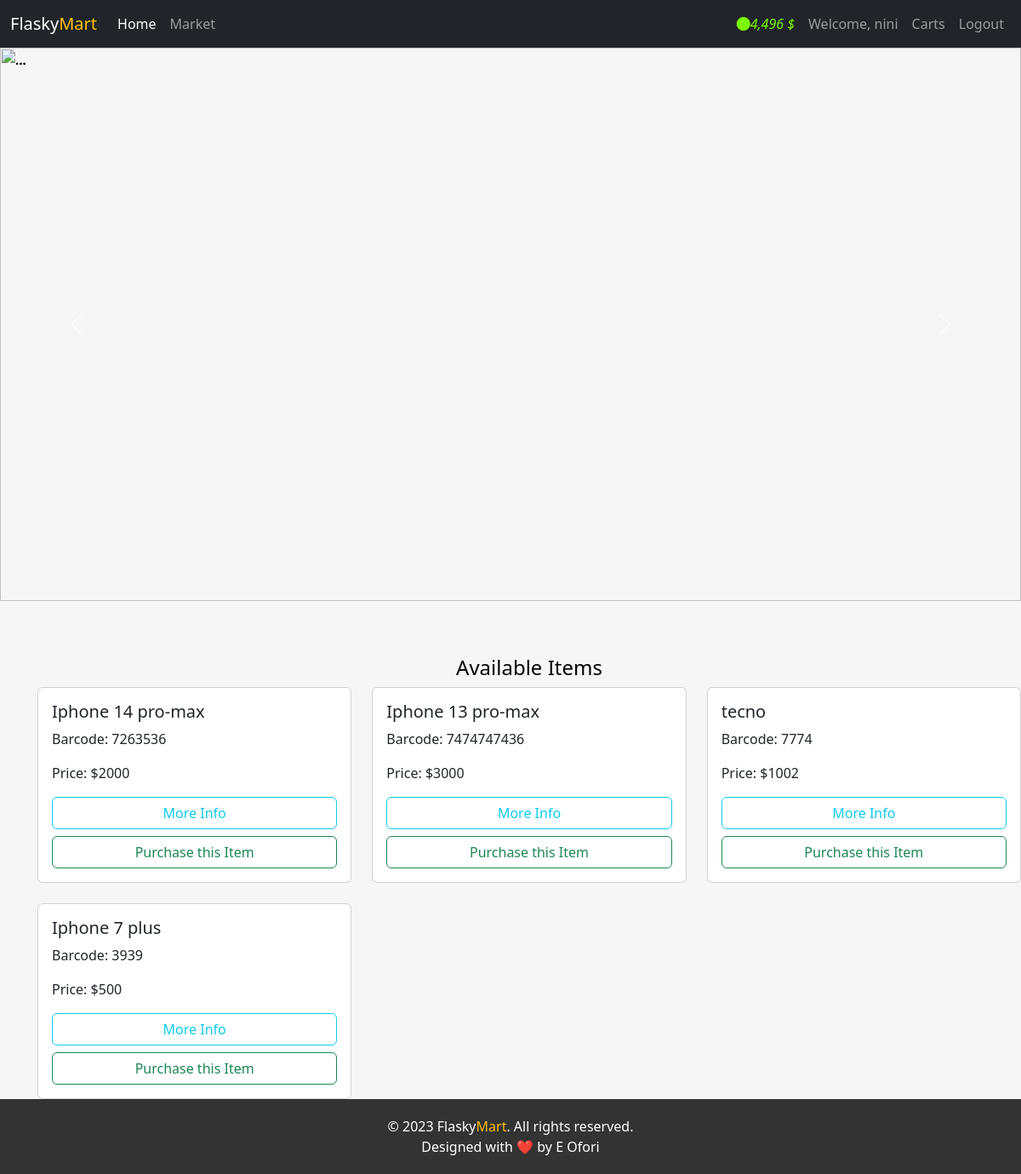
Page /market (signed in) on the committed database.
### market/models.py (models this page shows, shortened)
class users(db.Model, UserMixin):
    id = db.Column(db.Integer, primary_key=True)
    username = db.Column(db.String(30), nullable=False, unique=True)
    email = db.Column(db.String(50), nullable=False, unique=True)
    password = db.Column(db.String(20), nullable=False, unique=True)
    budget = db.Column(db.Integer, nullable=False, default=10000)
    items = db.relationship('items', backref='owned_user', lazy=True)
    @property
    def budget_prettier(self):
        myBudget_string = str(self.budget)
        if len(myBudget_string) >= 4:
            return f'{myBudget_string[:-3]},{myBudget_string[-3:]} $'
        else:
            return f'{myBudget_string}'
    @property
    def pass_word(self):
        return self.password

class items(db.Model):
    id = db.Column(db.Integer, primary_key=True)
    name = db.Column(db.String(30), nullable=False, unique=True)
    barcode = db.Column(db.String(12), nullable=False, unique=True)
    price = db.Column(db.Integer, nullable=False)
    description = db.Column(db.String(length=1000),
                            nullable=False, unique=True)
    owner = db.Column(db.Integer, db.ForeignKey('users.id'))

### market/routes.py (the view, shortened to what this page needs)
@app.route('/market', methods=['GET', 'POST'])
@login_required
def market_page():
    purchase_form =PurchaseItemForm()
    selling_form = SellItemForm()
    if request.method == "GET":
        item = items.query.all()
        owned_items = items.query.filter_by(owner =current_user.id)
        return render_template('market.html', items=item, dollar='$', current_user=current_user, purchase_form = purchase_form, selling_form=selling_form, owned_items=owned_items)

### market/models.py (called while the page is built)
@login_manager.user_loader
def load_user(user_id):
    return users.query.get(int(user_id))

### market/templates/market.html (shortened to what this page needs)
{%extends 'base.html'%}
{%block content%}
<div id="carouselExampleInterval" class="carousel slide" data-bs-ride="carousel">
  <div class="carousel-inner">
    <div class="carousel-item active" data-bs-interval="3000">
    </div>
    <div class="carousel-item active" data-bs-interval="3000">
    </div>
    <div class="carousel-item active" data-bs-interval="3000">
    </div>
    <div class="carousel-item active" data-bs-interval="3000">
      <img src="{{url_for('static', filename='mart4.jpg')}}" class="d-block mart-image-height" alt="...">
    </div>
  </div>
  <button class="carousel-control-prev" type="button" data-bs-target="#carouselExampleInterval" data-bs-slide="prev">
    <span class="carousel-control-prev-icon" aria-hidden="true"></span>
  </button>
  <button class="carousel-control-next" type="button" data-bs-target="#carouselExampleInterval" data-bs-slide="next">
    <span class="carousel-control-next-icon" aria-hidden="true"></span>
  </button>
</div>
<div class="row mart-table">
  <div class="market-container">
    <h4 align='center'>Available Items</h4>
    <div class="row row-cols-1 row-cols-md-3 g-4">
      {% for item in items %}
        <div class="col">
          <div class="card">
            <div class="card-body">
              <h5 class="card-title">{{ item.name }}</h5>
              <p class="card-text">Barcode: {{ item.barcode }}</p>
              <p class="card-text">Price: {{ dollar }}{{ item.price }}</p>
              <div class="d-grid gap-2">
                <button class="btn btn-outline-info" data-bs-toggle='modal' data-bs-target='#Modal-MoreInfo-{{ item.id }}'>More Info</button>
                <button class="btn btn-outline-success" data-bs-toggle='modal' data-bs-target='#Modal-PurchaseConfirm-{{ item.id }}'>Purchase this Item</button>
              </div>
            </div>
          </div>
        </div>
      {% endfor %}
    </div>
  </div>
</div>
<footer class="footer">
  <p>&copy; 2023 Flasky<span class="text-warning">Mart</span>. All rights reserved.</p>
  <p>Designed with ❤️ by <a href="https://www.linkedin.com/in/emmanuel-ofori-97439122b/" target="_blank">E Ofori</a></p>
</footer>
{%endblock%}

### market/templates/base.html (shortened to what this page needs)
<html lang="en">
  <head>
    <link rel="stylesheet" href="{{url_for('static', filename='css/bootstrap.min.css')}}" />
    <link rel="stylesheet" href="https://cdn.jsdelivr.net/npm/bootstrap-icons@1.3.0/font/bootstrap-icons.css">
    <link rel="stylesheet" href="{{url_for('static', filename='styles.css')}}"/>
</head>
  <body class='body'>
    <nav class="navbar navbar-expand-lg navbar-dark bg-dark">
      <div class="container-fluid">
        <a class="navbar-brand" href="{{url_for('home_page')}}">Flasky<span class="text-warning">Mart</span></a>
        <div class="collapse navbar-collapse" id="navbarSupportedContent">
          <ul class="navbar-nav me-auto mb-2 mb-lg-0">
            <li class="nav-item">
              <a class="nav-link active" aria-current="page" href="{{url_for('home_page')}}">Home</a>
            </li>
            <li class="nav-item">
              <a class="nav-link" href="{{url_for('market_page')}}">Market</a>
            </li>
          </ul>
          {% if current_user.is_authenticated %}
            <ul class="navbar-nav">
              <li class="nav-item active">
                <a class="nav-link" style='color: lawngreen; fon-weight: bold;'>
                  <i class='bi-coin'>{{current_user.budget_prettier}}</i>
                </a>
              </li>
              <li class="nav-item active">
                <a class="nav-link">Welcome, {{current_user.username}}</a>
              </li>
              <li class="nav-item active">
                <a class="nav-link" href="{{url_for('carts_page')}}">Carts</a>
              </li>
              <li class="nav-item active">
                <a class="nav-link" href="{{url_for('logout_page')}}">Logout</a>
              </li>
            </ul>
        {%endif%}
        </div>
      </div>
    </nav>
    {%block content%}
    {%endblock%}
  </body>
</html>

### market/static/styles.css (style rules this page uses)
.body { background: #f6f6f6; color: black; width: 100%; }
.mart-table { margin-top: 4rem; margin-left: 2rem; }
.mart-image-height { height: 650px; width: 100%; }
.footer { background-color: #333; color: #fff; padding: 20px 0; text-align: center; }
.footer p { font-size: 16px; margin: 0; }
.footer a { color: #fff; text-decoration: none; transition: color 0.3s; }

### rows in the picture
users: budget_prettier "4,496 $", username "nini"
items: name "Iphone 14 pro-max", barcode "7263536", dollar "$", price "2000"
items: name "Iphone 13 pro-max", barcode "7474747436", dollar "$", price "3000"
items: name "tecno", barcode "7774", dollar "$", price "1002"
items: name "Iphone 7 plus", barcode "3939", dollar "$", price "500"
